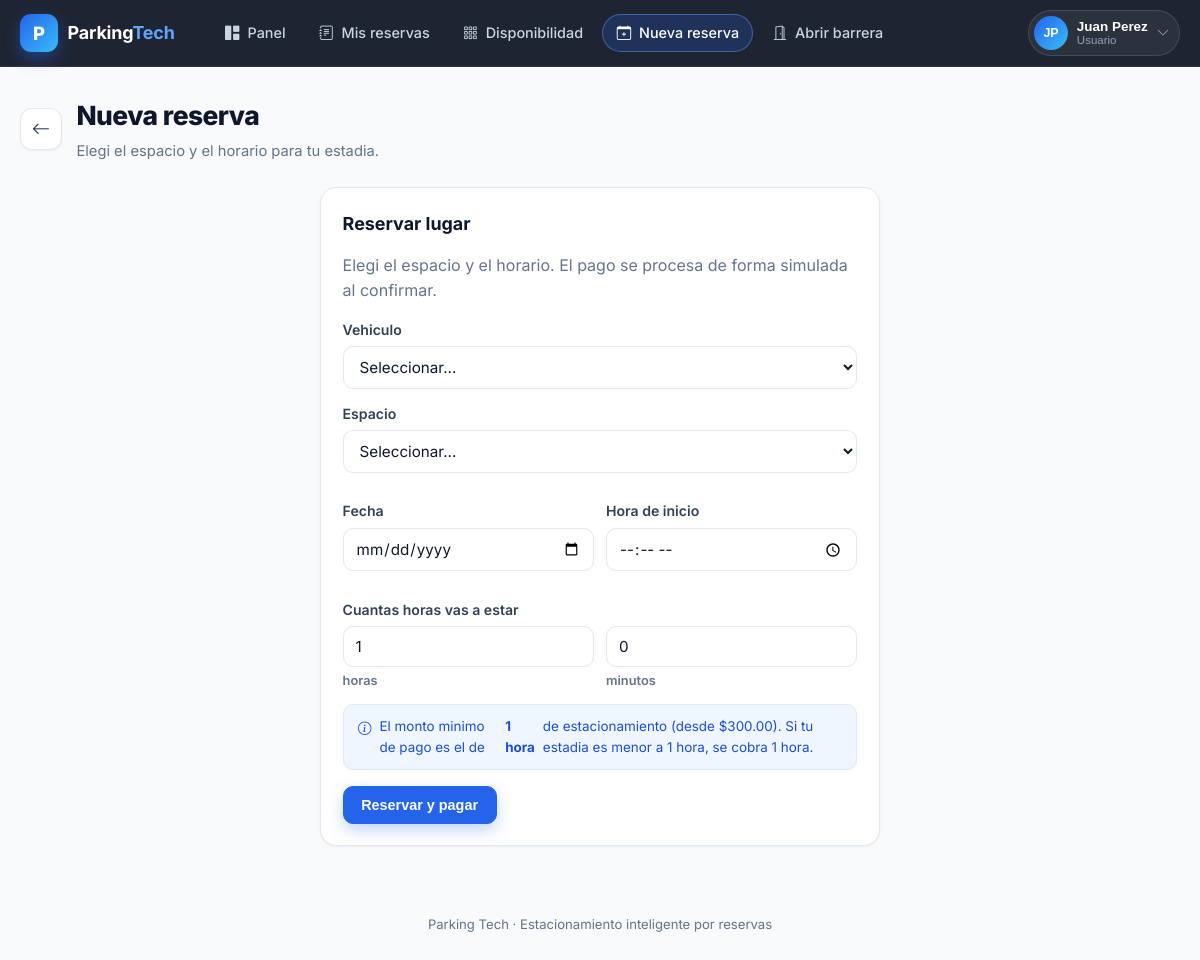
The page /vistas/nueva_reserva.php (signed in) on the database its author committed.
### tables this page shows
CREATE TABLE `usuarios` (
  `id`         INT AUTO_INCREMENT PRIMARY KEY,
  `nombre`     VARCHAR(100) NOT NULL,
  `email`      VARCHAR(150) NOT NULL,
  `password`   VARCHAR(255) NOT NULL,
  `telefono`   VARCHAR(30)  DEFAULT NULL,
  `rol`        ENUM('usuario','admin') NOT NULL DEFAULT 'usuario',
  `creado_en`  DATETIME NOT NULL DEFAULT CURRENT_TIMESTAMP,
  UNIQUE KEY `uq_usuarios_email` (`email`)
);

### includes/funciones.php (called while the page is built, shortened)
<?php
require_once __DIR__ . '/db.php';
function asset(string $ruta): string
{
    $ruta = ltrim($ruta, '/');
    $abs  = dirname(__DIR__) . '/' . $ruta;
    $v    = is_file($abs) ? (string) filemtime($abs) : '1';
    return raiz_web() . '/' . $ruta . '?v=' . $v;
}
function iniciales(string $nombre): string
{
    $partes = preg_split('/\s+/', trim($nombre)) ?: [];
    $ini    = strtoupper(substr($partes[0] ?? '', 0, 1) . substr($partes[1] ?? '', 0, 1));
    return $ini !== '' ? $ini : '?';
}

### includes/auth.php (called while the page is built, shortened)
<?php
require_once __DIR__ . '/funciones.php';
function usuario_actual(): ?array
{
    static $usuario = null;
    if ($usuario !== null && (int) $usuario['id'] === (int) $_SESSION['usuario_id']) {
        return $usuario;
    }
    $stmt = db()->prepare('SELECT id, nombre, email, telefono, rol FROM usuarios WHERE id = :id');
    $stmt->execute(['id' => $_SESSION['usuario_id']]);
    $usuario = $stmt->fetch() ?: null;
    return $usuario;
}
function requiere_login(): array
{
    $usuario = usuario_actual();
    return $usuario;
}
function es_admin(?array $usuario = null): bool
{
    $usuario = $usuario ?? usuario_actual();
    return ($usuario['rol'] ?? 'usuario') === 'admin';
}
function ruta_inicio(?array $usuario = null): string
{
    $usuario = $usuario ?? usuario_actual();
    return raiz_web() . (es_admin($usuario) ? '/vistas/admin.php' : '/vistas/dashboard.php');
}
function requiere_usuario(): array
{
    $usuario = requiere_login();
    return $usuario;
}
function raiz_web(): string
{
    $dir = str_replace('\\', '/', dirname($_SERVER['SCRIPT_NAME'] ?? '/'));
    return (string) preg_replace('#/(vistas|api)$#', '', $dir);
}

### includes/db.php (called while the page is built, shortened)
<?php
function db(): PDO
{
    static $pdo = null;
    if ($pdo instanceof PDO) {
        return $pdo;
    }
    $dsn = sprintf(
        'mysql:host=%s;port=%s;dbname=%s;charset=utf8mb4',
        DB_HOST,
        DB_PORT,
        DB_NAME
    );
    try {
        $pdo = new PDO($dsn, DB_USER, DB_PASS, [
            PDO::ATTR_ERRMODE            => PDO::ERRMODE_EXCEPTION,
            PDO::ATTR_DEFAULT_FETCH_MODE => PDO::FETCH_ASSOC,
            PDO::ATTR_EMULATE_PREPARES   => false,
        ]);
    } catch (PDOException $e) {
        http_response_code(500);
        header('Content-Type: application/json; charset=utf-8');
        echo json_encode([
            'ok'    => false,
            'error' => 'No se pudo conectar a la base de datos.',
        ]);
        exit;
    }
    return $pdo;
}

### vistas/nueva_reserva.php (the view, shortened to what this page needs)
<?php
require_once __DIR__ . '/../includes/auth.php';
require_once __DIR__ . '/../includes/funciones.php';
$usuario = requiere_usuario();
$pdo     = db();
$vehiculos = $pdo->prepare('SELECT * FROM vehiculos WHERE usuario_id = :uid ORDER BY id DESC');
$vehiculos->execute(['uid' => $usuario['id']]);
$vehiculos = $vehiculos->fetchAll();
$espacios = $pdo->query("
    SELECT e.*, t.precio_hora
      FROM espacios e
      LEFT JOIN tarifas t ON t.activo = 1 AND t.nombre = CONCAT('Hora ', e.tipo)
     WHERE e.estado = 'libre'
     ORDER BY e.codigo
")->fetchAll();
$precioMinHora = (float) $pdo->query('SELECT MIN(precio_hora) FROM tarifas WHERE activo = 1')->fetchColumn();
$activo = 'nueva';
require __DIR__ . '/partials/header.php';
?>
<div class="page-head">
  <div class="page-head-main">
    <a class="back-link" href="<?= htmlspecialchars($raiz) ?>/vistas/dashboard.php" title="Volver al panel" aria-label="Volver">
      <i class="bi bi-arrow-left"></i>
    </a>
    <div>
      <h1 class="page-title">Nueva reserva</h1>
      <p class="page-sub">Elegi el espacio y el horario para tu estadia.</p>
    </div>
  </div>
</div>
<section class="tarjeta estrecha">
  <h2>Reservar lugar</h2>
  <p class="muted">Elegi el espacio y el horario. El pago se procesa de forma simulada al confirmar.</p>
  <?php if (!$vehiculos): ?>
    <div class="alerta error">
      Primero carga un vehiculo para poder reservar.
      <a href="<?= htmlspecialchars($raiz) ?>/vistas/nuevo_vehiculo.php">Agregar vehiculo</a>
    </div>
  <?php elseif (!$espacios): ?>
    <div class="alerta error">No hay espacios libres disponibles en este momento.</div>
  <?php else: ?>
  <form method="post" data-pago>
    <label>Vehiculo
      <select name="vehiculo_id" required>
        <option value="">Seleccionar...</option>
      </select>
    </label>
    <label>Espacio
      <select name="espacio_id" required>
        <option value="">Seleccionar...</option>
      </select>
    </label>
    <div class="grid2">
      <label>Fecha
        <input type="date" name="fecha" required min="<?= date('Y-m-d') ?>">
      </label>
      <label>Hora de inicio
        <input type="time" name="hora_inicio" required>
      </label>
    </div>
    <label>Cuantas horas vas a estar
      <div class="grid2">
        <div>
          <input type="number" name="horas_h" id="horas_h" min="0" max="24" value="1" required>
          <span class="duracion-suf">horas</span>
        </div>
        <div>
          <input type="number" name="horas_m" id="horas_m" min="0" max="59" value="0" required>
          <span class="duracion-suf">minutos</span>
        </div>
      </div>
    </label>
    <div class="nota-minimo">
      <i class="bi bi-info-circle"></i>
      El monto minimo de pago es el de <strong>1 hora</strong> de estacionamiento
      (desde $<?= number_format($precioMinHora, 2, '.', ',') ?>). Si tu estadia es menor a 1 hora, se cobra 1 hora.
    </div>
    <button type="submit" class="btn primario">Reservar y pagar</button>
  </form>
  <?php endif; ?>
</section>
<?php
require __DIR__ . '/partials/footer.php';

### vistas/partials/header.php (shortened to what this page needs)
<?php
$activo = $activo ?? '';
$u      = usuario_actual();
$raiz   = raiz_web();
$nombre = $u['nombre'] ?? 'Usuario';
$rol    = $u['rol'] ?? 'usuario';
$avatar = iniciales($nombre);
?><!DOCTYPE html>
<html lang="es">
<head>
<link rel="stylesheet" href="https://cdn.jsdelivr.net/npm/bootstrap-icons@1.11.3/font/bootstrap-icons.min.css">
<link rel="stylesheet" href="<?= htmlspecialchars(asset('assets/css/estilos.css')) ?>">
</head>
<body>
<header class="site-header">
  <div class="header-inner">
    <a class="brand" href="<?= htmlspecialchars(ruta_inicio($u)) ?>">
      <span class="brand-mark">P</span>
      <span class="brand-name">Parking<span>Tech</span></span>
    </a>
    <nav class="main-nav">
      <?php if ($rol === 'admin'): ?>
      <a class="nav-link <?= $activo === 'admin' ? 'is-active' : '' ?>" href="<?= htmlspecialchars($raiz) ?>/vistas/admin.php">
        <i class="bi bi-shield-lock-fill"></i> Administracion
      </a>
      <?php else: ?>
      <a class="nav-link <?= $activo === 'panel' ? 'is-active' : '' ?>" href="<?= htmlspecialchars($raiz) ?>/vistas/dashboard.php">
        <i class="bi bi-grid-1x2-fill"></i> Panel
      </a>
      <a class="nav-link <?= $activo === 'reservas' ? 'is-active' : '' ?>" href="<?= htmlspecialchars($raiz) ?>/vistas/mis_reservas.php">
        <i class="bi bi-journal-text"></i> Mis reservas
      </a>
      <a class="nav-link <?= $activo === 'disponibilidad' ? 'is-active' : '' ?>" href="<?= htmlspecialchars($raiz) ?>/vistas/disponibilidad.php">
        <i class="bi bi-grid-3x3-gap"></i> Disponibilidad
      </a>
      <a class="nav-link <?= $activo === 'nueva' ? 'is-active' : '' ?>" href="<?= htmlspecialchars($raiz) ?>/vistas/nueva_reserva.php">
        <i class="bi bi-calendar-plus"></i> Nueva reserva
      </a>
      <a class="nav-link <?= $activo === 'barrera' ? 'is-active' : '' ?>" href="<?= htmlspecialchars($raiz) ?>/vistas/abrir_barrera.php">
        <i class="bi bi-door-open"></i> Abrir barrera
      </a>
      <?php endif; ?>
    </nav>
    <div class="user-menu">
      <button class="user-trigger" type="button">
        <span class="avatar"><?= htmlspecialchars($avatar) ?></span>
        <span class="user-meta">
          <strong><?= htmlspecialchars($nombre) ?></strong>
          <small><?= htmlspecialchars(ucfirst($rol)) ?></small>
        </span>
        <i class="bi bi-chevron-down chev"></i>
      </button>
    </div>
  </div>
</header>
<main class="wrap">

### rows shown on the page
usuarios: nombre "JP", nombre "Juan Perez", rol "Usuario"

### other values the page prints
$precioMinHora "300.00"
